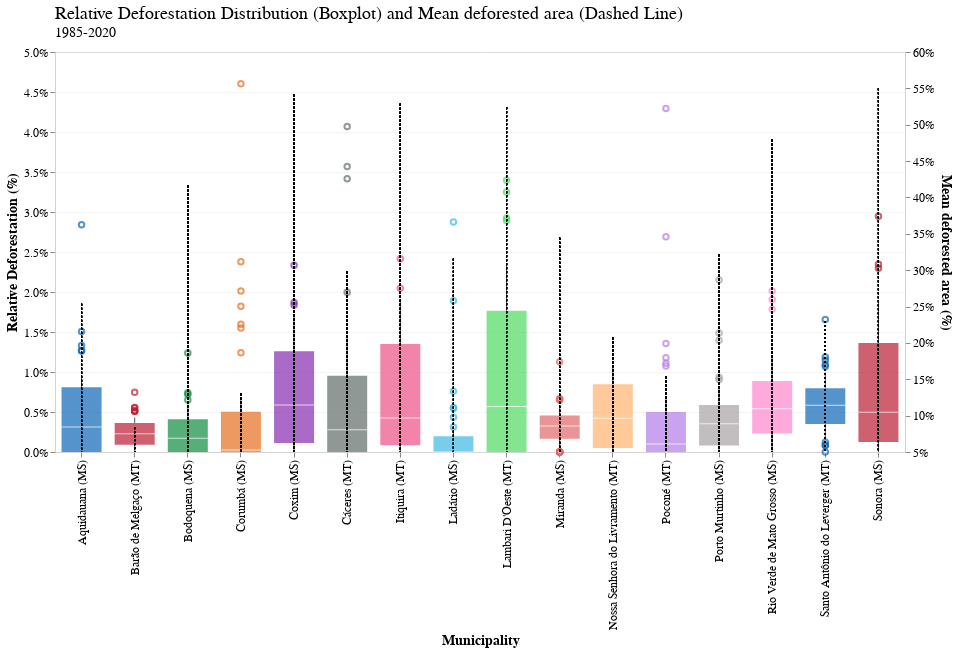

The notebook cell saved with this chart:
### Code cell
deforestation_boxplot = alt.Chart(relative_deforestation_df.rename(
    columns={'relative_deforestation': 'Relative Deforestation (%)'}
)).mark_boxplot(size=40, extent=0.5, opacity=0.7).encode(
    x=alt.X('location:O', axis=alt.Axis(title="Municipality")),
    y=alt.Y('Relative Deforestation (%):Q',scale=alt.Scale(zero=False), axis=alt.Axis(format='%')),
    color=alt.Color('location', legend=None)
)

deforestation_percentage_chart = alt.Chart(
    relative_deforestation_df
).mark_rule(color='black', opacity=0.8, strokeDash=[2]).encode(
    x=alt.X('location:O', axis=alt.Axis(title="Municipality")),
    y=alt.Y('mean_deforested_percentage:Q',scale=alt.Scale(zero=False), 
            axis=alt.Axis(format='%', title="Mean deforested area (%)")
           ),
)


final_chart = (alt.layer(deforestation_boxplot, deforestation_percentage_chart).resolve_scale(y='independent')).properties(
    width=850,
    height=400,
    title=science_theme_title(
        text="Relative Deforestation Distribution (Boxplot) and Mean deforested area (Dashed Line)", 
        subtitle="1985-2020"
    )
).configure_axis(
    labelFontSize=12,
    titleFontSize=14
)

final_chart

### Figure 1 — Vega-Lite specification as saved in the notebook (floating-point values rounded to 4 significant figures; data arrays with more than 128 entries replaced by an {"elided": "..."} marker saying what was removed)
{"config": {"view": {"width": 533.3, "height": 300.0, "fill": "white"}, "title": {"align": "left", "anchor": "start", "frame": "group", "font": "Helvetica Neue", "fontSize": 18, "dy": -2, "subtitleFont": "Helvetica Neue", "subtitleFontSize": 14, "fontWeight": "normal"}, "axis": {"domainColor": "lightGrey", "gridColor": "lightGrey", "gridWidth": 0.25, "titleFont": "Helvetica Neue", "titleFontSize": 14, "labelFont": "Helvetica Neue", "labelFontSize": 12}, "legend": {"layout": {"anchor": "start"}, "labelLimit": 0, "titleFontSize": 14, "titleFont": "Helvetica Neue", "labelFontSize": 14, "labelFont": "Helvetica Neue"}, "header": {"title": null, "titleFont": "Helvetica Neue", "labelFont": "Helvetica Neue", "labelFontSize": 14, "labelPadding": 2}, "range": {"category": ["#0C66B5", "#BA1D32", "#0F8E40", "#E56F20", "#862BAF", "#626D69", "#ED5087", "#3DB9E2", "#51DB63", "#E26868", "#FFB270", "#B37CEA", "#A8A1A4", "#FF87CD"]}}, "layer": [{"data": {"name": "data-fd1af38979837d7a43cf8aff62777738"}, "mark": {"type": "boxplot", "extent": 0.5, "opacity": 0.7, "size": 40}, "encoding": {"color": {"field": "location", "legend": null, "type": "nominal"}, "x": {"axis": {"title": "Municipality"}, "field": "location", "type": "ordinal"}, "y": {"axis": {"format": "%"}, "field": "Relative Deforestation (%)", "scale": {"zero": false}, "type": "quantitative"}}}, {"data": {"name": "data-e9569ba67c4d6ab3f08db0e730a2ae82"}, "mark": {"type": "rule", "color": "black", "opacity": 0.8, "strokeDash": [2]}, "encoding": {"x": {"axis": {"title": "Municipality"}, "field": "location", "type": "ordinal"}, "y": {"axis": {"format": "%", "title": "Mean deforested area (%)"}, "field": "mean_deforested_percentage", "scale": {"zero": false}, "type": "quantitative"}}}], "height": 400, "resolve": {"scale": {"y": "independent"}}, "title": {"align": "left", "anchor": "start", "frame": "group", "font": "Helvetica Neue", "fontSize": 18, "dy": -2, "subtitleFont": "Helvetica Neue", "subtitleFontSize": 14, "fontWeight": "normal", "text": "Relative Deforestation Distribution (Boxplot) and Mean deforested area (Dashed Line)", "subtitle": "1985-2020"}, "width": 850, "$schema": "https://vega.github.io/schema/vega-lite/v4.17.0.json", "datasets": {"data-fd1af38979837d7a43cf8aff62777738": {"elided": "576 records"}, "data-e9569ba67c4d6ab3f08db0e730a2ae82": {"elided": "576 records"}}}
